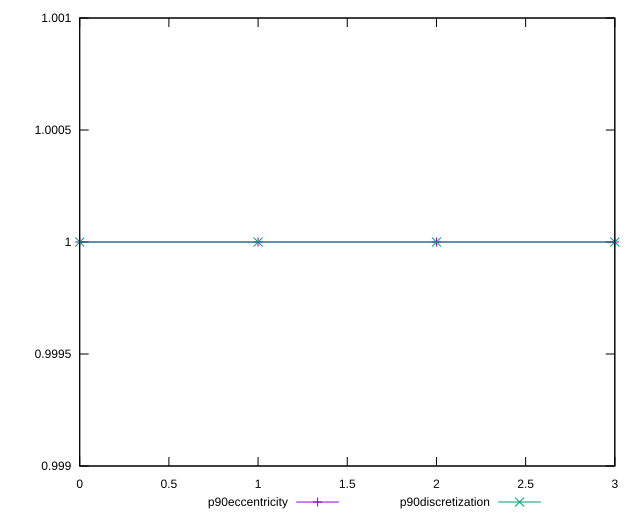

This figure's gnuplot source:
reset

$p90Eccentricity <<EOF
0 1.0000000000000004
1 1.0000000000000004
2 1
3 1.0000000000000002
EOF

$p90Discretization <<EOF
0 1
1 1
2 1
3 1
EOF

set key outside below
set xrange [0:3]
set yrange [0.999:1.0010000000000003]
set trange [0.999:1.0010000000000003]
set terminal svg size 640, 520 enhanced background rgb 'white'
set output "reports/report_00028_2021-02-24T12-49-42.674Z/interactive/progression/eccentricity.svg"

plot $p90Eccentricity title "p90eccentricity" with linespoints, \
     $p90Discretization title "p90discretization" with linespoints

reset
